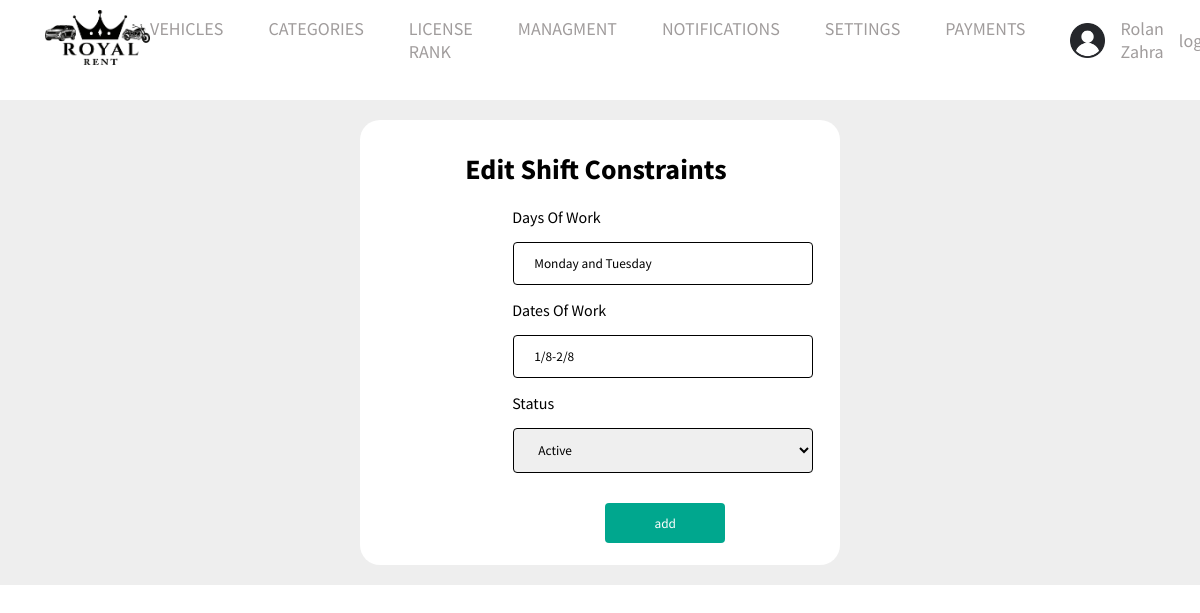
The app's page /admin/editworkerDate.php?id=22&user_id=52 (signed in) with its own data.
### tables this page shows
CREATE TABLE `settings` (
  `id` int(11) NOT NULL,
  `name` varchar(111) NOT NULL,
  `logo` varchar(111) NOT NULL,
  `email` varchar(111) NOT NULL,
  `phone` varchar(111) NOT NULL,
  `whatsapp` varchar(111) NOT NULL,
  `facebook` varchar(111) NOT NULL,
  `instagram` varchar(111) NOT NULL,
  `address` varchar(111) NOT NULL
);

CREATE TABLE `workers` (
  `id` int(11) NOT NULL,
  `user_Id` int(11) NOT NULL,
  `days` varchar(111) NOT NULL,
  `date` varchar(111) NOT NULL,
  `status` varchar(1) NOT NULL,
  `id_number` varchar(111) NOT NULL
);

### admin/editworkerDate.php (the view, shortened to what this page needs)
<?php
$selected = 'dashboradAdd';
include('include/header.php');
$id = isset($_GET['id']) ? $_GET['id'] : $_SESSION['user_id'];
if ($id && is_numeric($id)) {
    $stmt = $con->prepare("select * from    workers where user_id=? or id=? limit 1");
    $stmt->execute(array($id, $id));
    $count = $stmt->rowCount();
    if ($count > 0) {
        $vehicle = $stmt->fetch();
    } else {
        header("Location:users.php");
        exit;
    }
}
$days = $vehicle['days'];
$date = $vehicle['date'];
$status = $vehicle['status'];
?>
<div class="data">
    <div class="items">
        <div class="header">
            <h1>Edit Shift Constraints</h1>
        </div>
        <div class="text-center">
            <form action="<?php $_SERVER['PHP_SELF'] ?>" method="POST" enctype="multipart/form-data">
                <label for="fname"> Days Of Work</label>
                <input type="text" id="days" name="days" value="<?php echo $days ?>">
                <label for="fname"> Dates Of Work</label>
                <input type="text" id="type" name="date" value="<?php echo $date ?>">
                <label for="fname"> Status</label>
                <select name="status">
                    <option value="1" <?php if ($status == 1) {
                                            echo 'selected';
                                        } ?>>Active</option>
                </select>
                <input type="submit" value="add" class="btn-post">
            </form>
        </div>
    </div>
</div>

### admin/include/header.php (shortened to what this page needs)
<?php
require_once "connect.php";
?>
<!DOCTYPE html>
<html lang="en">
<head>
    <link rel="stylesheet" href="Styles/global.css">
    <link rel="stylesheet" href="Styles/navbar.css">
    <link rel="stylesheet" href="Styles/footer.css">
    <?php if ($selected == 'dashborad') { ?>
        <link rel="stylesheet" href="../Styles/dashborad.css">
    <?php } else if ($selected == 'dashboradAdd') { ?>
        <link rel="stylesheet" href="../Styles/dashboradAdd.css">
    <?php
    } else {
    ?>
        <link rel="stylesheet" href="../Styles/admin.css">
    <?php } ?>
    <link rel="stylesheet" href="https://cdnjs.cloudflare.com/ajax/libs/font-awesome/6.1.1/css/all.min.css" />
</head>
<body>
    <div class="navigation">
        <div class="nav-Content">
            <?php
            $stmt = $con->prepare('select *  from settings where id=1');
            $stmt->execute();
            $stting = $stmt->fetch();
            ?>
            <a ><img class="Logo" src="../images/<?php echo $stting['logo'] ?> " alt="Logo"></a>
            <ul class="nav-links" id="navLinks">
                <li class="test-menu"><a <?php if (
                                                basename($_SERVER['PHP_SELF']) == "vehicles.php" ||
                                                basename($_SERVER['PHP_SELF']) == 'user_vehicles.php' ||
                                                basename($_SERVER['PHP_SELF']) == 'receipt_vehicles.php' ||
                                                basename($_SERVER['PHP_SELF']) == 'commentsuser.php'
                                            ) {
                                                echo "class='selected'";
                                            } ?>>VEHICLES</a>
        </li>
        <li><a <?php if (basename($_SERVER['PHP_SELF']) == "categories.php") {
                    echo "class='selected'";
                } ?> href="categories.php">CATEGORIES</a></li>
        <li><a <?php if (basename($_SERVER['PHP_SELF']) == "lincenesrank.php") {
                    echo "class='selected'";
                } ?> href="lincenesrank.php">LICENSE RANK </a></li>
        <?php
        if ($_SESSION["role"] == 'admin') { ?>
            <li class="test-menu"><a <?php if (
                                            basename($_SERVER['PHP_SELF']) == "worker.php" ||
                                            basename($_SERVER['PHP_SELF']) == "users.php" ||
                                            basename($_SERVER['PHP_SELF']) == "contact_us.php" ||
                                            basename($_SERVER['PHP_SELF']) == "users_clubs.php"
                                        ) {
                                            echo "class='selected'";
                                        } ?>>MANAGMENT</a>
            </li>
            <li><a <?php if (basename($_SERVER['PHP_SELF']) == "notifications.php") {
                        echo "class='selected'";
                    } ?> href="notifications.php">NOTIFICATIONS</a></li>
            <li><a <?php if (basename($_SERVER['PHP_SELF']) == "setting.php") {
                        echo "class='selected'";
                    } ?> href="setting.php"> SETTINGS</a></li>
        <?php
        }  ?>
        <li><a <?php if (basename($_SERVER['PHP_SELF']) == "paymentuser.php") {
                    echo "class='selected'";
                } ?> href="paymentuser.php">PAYMENTS </a></li>
        </ul>
        <div class="Avatar">
            <?php
            if (isset($_SESSION['user_id'])) {
                echo ' <img src="../images/defaultAvatar.png" class="Avatar-Logo" alt="Avatar-Logo">';
            ?>
                <a href="editprofile.php"><?php echo  $_SESSION["name"] ?></a>
            <?php echo '<a href="logout.php">logout</a>';
            } else {
                echo '<a href="login.php">login</a>';
                echo '<a href="logout.php">register</a>';
            }
            ?>
        </div>
    </div>
    </div>

### admin/Styles/global.css (style rules this page uses)
* { font-family: "Source Sans Pro", sans-serif; margin: 0; padding: 0; }

### admin/Styles/navbar.css (style rules this page uses)
.nav-Content { display: flex; justify-content: space-between; align-items: center; margin: 0px 45px; }
.nav-links { display: flex; gap: 45px; }
.nav-links li, a { list-style: none; text-decoration: none; font-size: 18px; color: #111; }
.nav-links li { position: relative; }
.Logo { height: 55px; padding: 10px 0; }
.Avatar-Logo { width: 35px; }
.Avatar, .res-Avatar { display: flex; align-items: center; gap: 15px; }
.resNavLinks li, a { list-style: none; text-decoration: none; font-size: 18px; color: #111; }

### admin/Styles/footer.css (style rules this page uses)
.main-footer-content li, a { list-style: none; color: rgb(160, 156, 156); transition: 0.2s; }

### Styles/dashboradAdd.css (style rules this page uses)
.header { display: flex; margin-top: 29px; justify-content: space-around; margin-left: -98px; }
.header h1 { margin-left: 90px; font-size: 28px; }
.data { margin-top: 20px; padding: 20px; background-color: #eee; }
.items { padding: 2px; background-color: #fff; border-radius: 20px; width: 41%; margin: auto; }
label { font-style: 18px !important; margin-top: 30px !important; margin-bottom: 20px !important; padding: 20px; margin-left: -170px; }
input[type=text], input[type=number], select, #password, textarea { width: 300px; margin-left: -149px; padding: 12px 20px; margin-top:15px; margin-bottom: 15px; display: block; border: 1px solid #000; border-radius: 4px; box-sizing: border-box; }
.btn-post { background: #00A78E; width: 120px; height: 40px; margin-left: -57px;margin-bottom:20px; border: none; border-radius: 4px; cursor: pointer; margin-top: 15px;color: white; }
form { margin-left: 300px; }
.text-center { margin-top: 20px; }

### records on screen
settings: logo (picture)
workers: days "Monday and Tuesday", date "1/8-2/8", status "Active"

### other values on screen
$_SESSION["name"] "Rolan Zahra"
